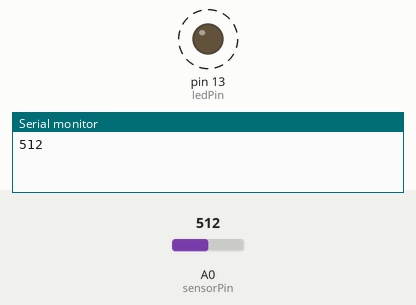
Bench run of a sketch on a simulated Arduino Uno, built with avr-gcc and run on an emulated ATmega328P. Parts: output pins drawn as LEDs (lit = HIGH), the last lines printed to the serial monitor. Dashed ring = blinking. The inputs (shaded band) are chosen by the test bench; at power-on: A0 (sensorPin) = 512.

Above: at 1.8 s.
1.9 s: A0 (sensorPin) set to 306
At 2.2 s:
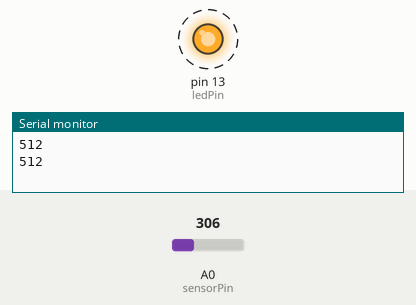
5.4 s: A0 (sensorPin) set to 122
At 5.56 s:
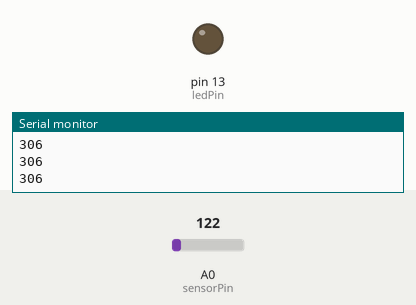
Timing chart, 0 to 14.9 s (numbered marks = the images above; inputs shaded):
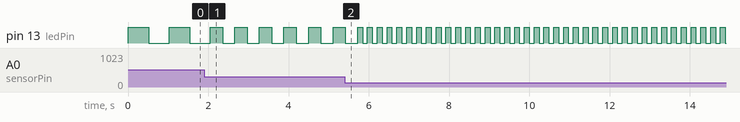

Measured:
- after the input at 1.9 s, pin 13 (ledPin): alternates HIGH for 0.31 s and LOW for 0.31 s, starting after 0.46 s
- by itself, pin 13 (ledPin): alternates HIGH for 0.51 s and LOW for 0.51 s

The sketch:

analog_temp_module.ino
```cpp
int  sensorPin  =  A0;     // select the input  pin for  the potentiometer
int  ledPin  =  13;   // select the pin for  the LED
int  sensorValue =  0;  // variable to  store  the value  coming  from  the sensor

void setup()
{
  pinMode(sensorPin,INPUT);
  pinMode(ledPin,OUTPUT);
  Serial.begin(9600);
}
void loop(){
  sensorValue =  analogRead(sensorPin);
  digitalWrite(ledPin,  HIGH);
  delay(sensorValue);
  digitalWrite(ledPin,  LOW);
  delay(sensorValue);
  Serial.println(sensorValue,  DEC);
}
```
